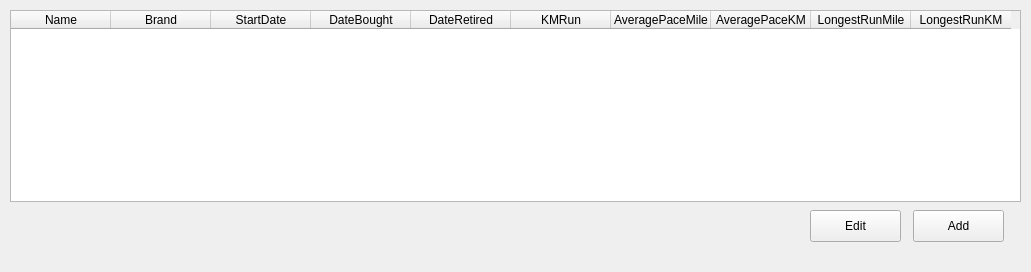
<?xml version="1.0" encoding="UTF-8"?>
<ui version="4.0">
 <class>ShoeList</class>
 <widget class="QMainWindow" name="ShoeList">
  <property name="geometry">
   <rect>
    <x>0</x>
    <y>0</y>
    <width>1031</width>
    <height>272</height>
   </rect>
  </property>
  <property name="windowTitle">
   <string>Shoe List</string>
  </property>
  <property name="styleSheet">
   <string notr="true"/>
  </property>
  <widget class="QWidget" name="centralwidget">
   <widget class="QTableWidget" name="tableWidget">
    <property name="geometry">
     <rect>
      <x>10</x>
      <y>10</y>
      <width>1011</width>
      <height>192</height>
     </rect>
    </property>
    <column>
     <property name="text">
      <string>Name</string>
     </property>
    </column>
    <column>
     <property name="text">
      <string>Brand</string>
     </property>
    </column>
    <column>
     <property name="text">
      <string>StartDate</string>
     </property>
    </column>
    <column>
     <property name="text">
      <string>DateBought</string>
     </property>
    </column>
    <column>
     <property name="text">
      <string>DateRetired</string>
     </property>
    </column>
    <column>
     <property name="text">
      <string>KMRun</string>
     </property>
    </column>
    <column>
     <property name="text">
      <string>AveragePaceMile</string>
     </property>
    </column>
    <column>
     <property name="text">
      <string>AveragePaceKM</string>
     </property>
    </column>
    <column>
     <property name="text">
      <string>LongestRunMile</string>
     </property>
    </column>
    <column>
     <property name="text">
      <string>LongestRunKM</string>
     </property>
    </column>
   </widget>
   <widget class="QPushButton" name="buttonAdd">
    <property name="geometry">
     <rect>
      <x>913</x>
      <y>210</y>
      <width>91</width>
      <height>32</height>
     </rect>
    </property>
    <property name="text">
     <string>Add</string>
    </property>
   </widget>
   <widget class="QPushButton" name="buttonEdit">
    <property name="geometry">
     <rect>
      <x>810</x>
      <y>210</y>
      <width>91</width>
      <height>32</height>
     </rect>
    </property>
    <property name="text">
     <string>Edit</string>
    </property>
   </widget>
  </widget>
  <widget class="QMenuBar" name="menubar">
   <property name="geometry">
    <rect>
     <x>0</x>
     <y>0</y>
     <width>1031</width>
     <height>22</height>
    </rect>
   </property>
  </widget>
 </widget>
 <resources/>
 <connections/>
</ui>
